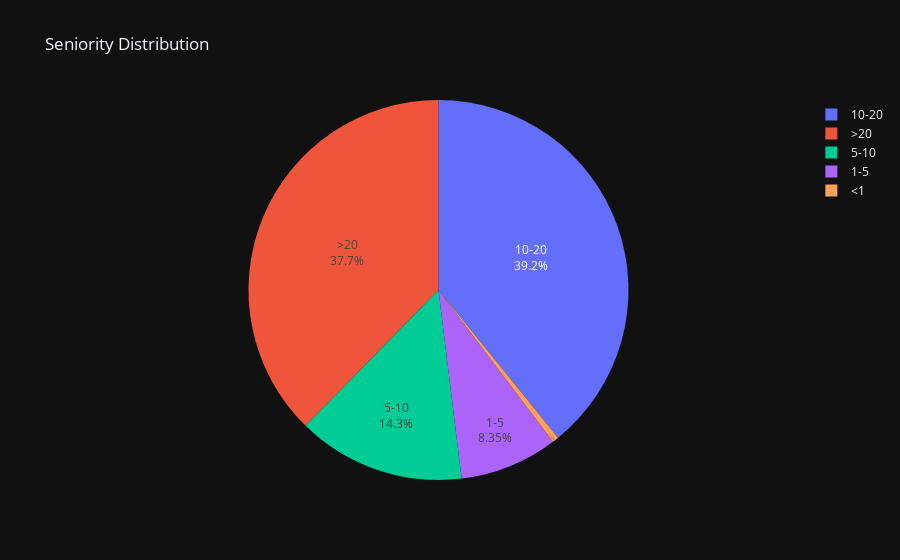

Notebook cell for this chart:
### Code cell
temp= pd.DataFrame(train.Socio_Demo_02.value_counts(sort=False))
temp.rename(columns = {'Socio_Demo_02':'#of people'}, inplace=True)
temp['Seniority(yrs)'] = ['<1' , '1-5', '5-10', '10-20', '>20']

import plotly.express as px
fig = px.pie(temp, 
            values = '#of people', 
            names = 'Seniority(yrs)', 
            title= 'Seniority Distribution ', 
            template='plotly_dark')
fig.update_traces(textposition='inside', textinfo='percent+label')
fig.show()

### Figure 1 — Plotly figure (JSON) as saved in the notebook; plotly's stock layout.template omitted (floating-point values rounded to 4 significant figures)
{"data": [{"domain": {"x": [0, 1], "y": [0, 1]}, "hovertemplate": "Seniority(yrs)=%{label}<br>#of people=%{value}<extra></extra>", "labels": ["<1", "1-5", "5-10", "10-20", ">20"], "legendgroup": "", "name": "", "showlegend": true, "textinfo": "percent+label", "textposition": "inside", "type": "pie", "values": [18221, 279788, 478017, 1312300, 1262275]}], "layout": {"autosize": true, "legend": {"tracegroupgap": 0}, "title": {"text": "Seniority Distribution "}}}
